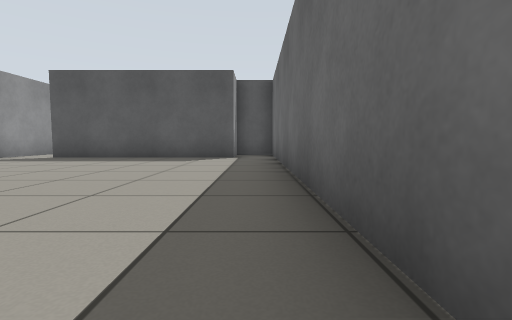
[1] (above)

21 first-person views from a walk through a Gazebo world. The camera is 0.5 m above the floor, tilts 4° down and sees 85° across. The floor is counted in squares, 1 m on a side. Each view is taken from the middle of a square. On the plan, view 1 faces up. The plan holds only what a view shows up to about 9 squares ahead; the rest is blank.

[2]
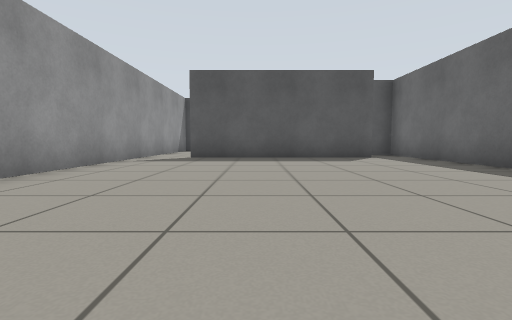

[3]
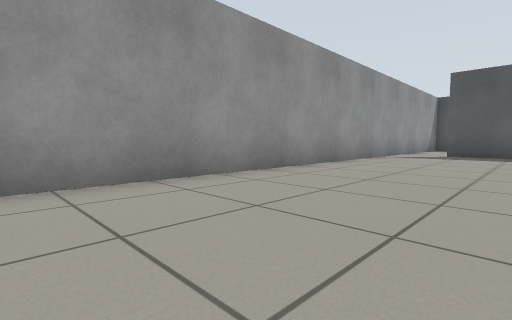

[4]
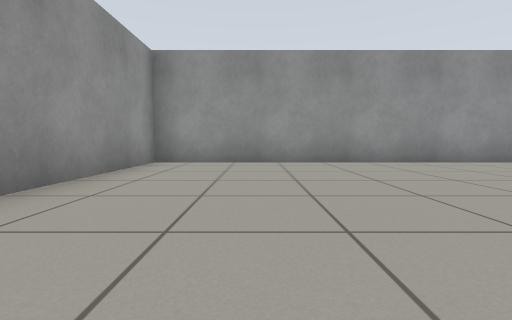

[5]
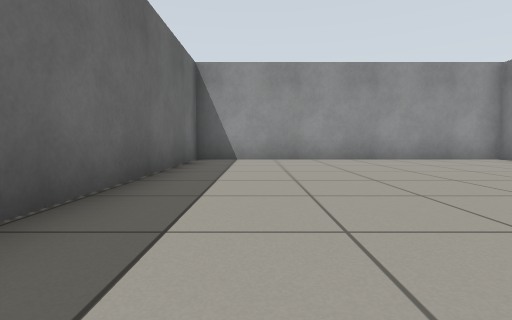

[6]
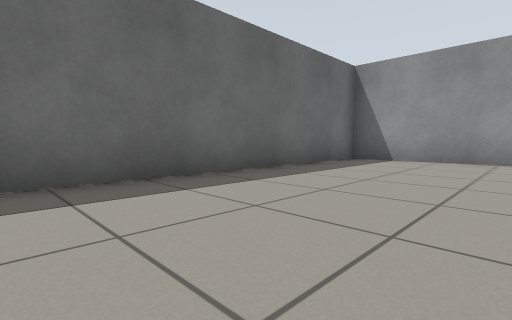

[7]
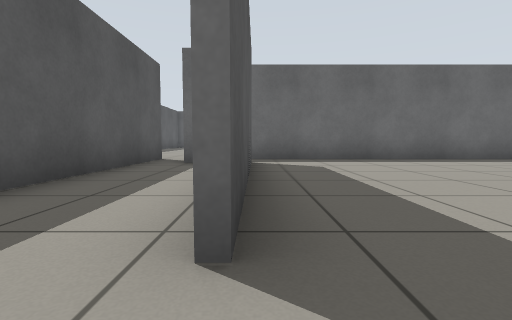

[8]
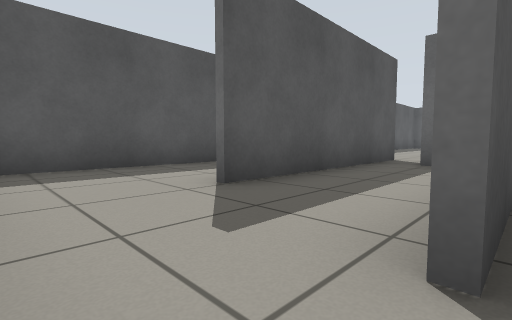

[9]
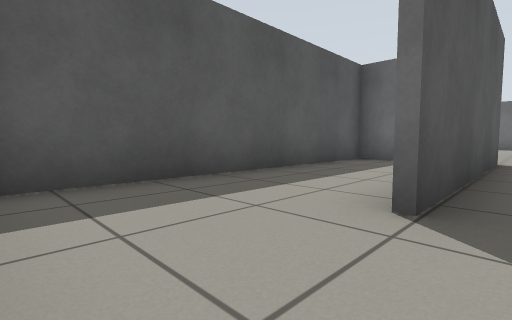

[10]
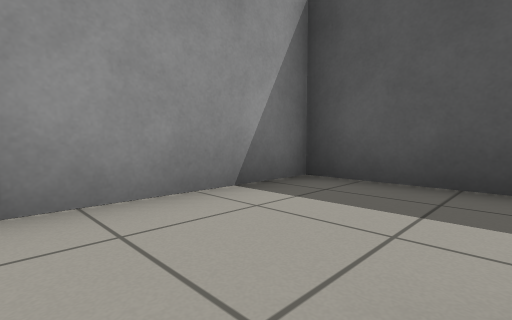

[11]
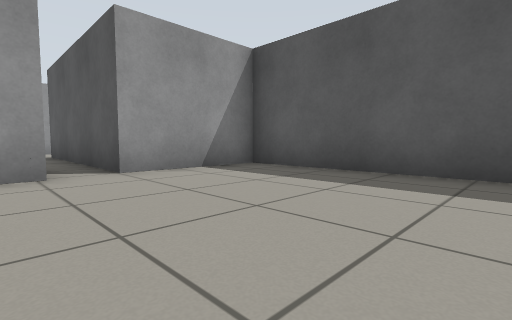

[12]
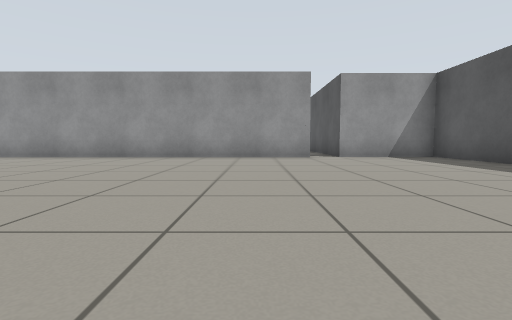

[13]
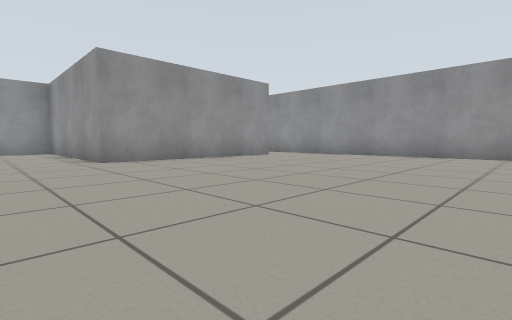

[14]
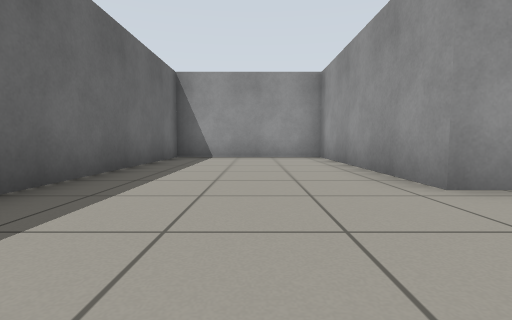

[15]
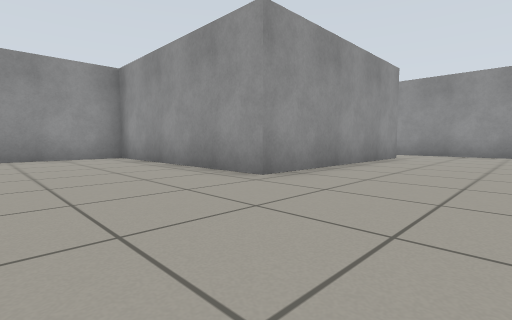

[16]
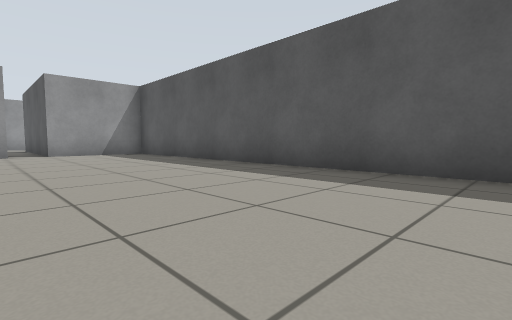

[17]
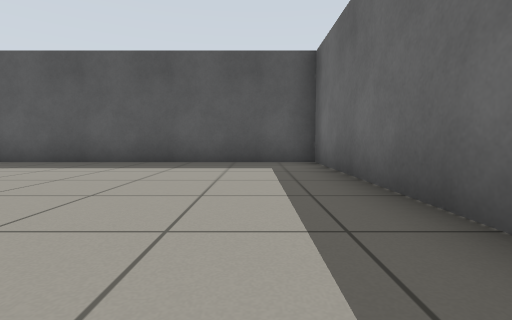

[18]
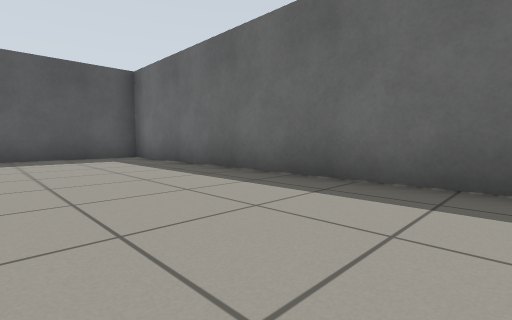

[19]
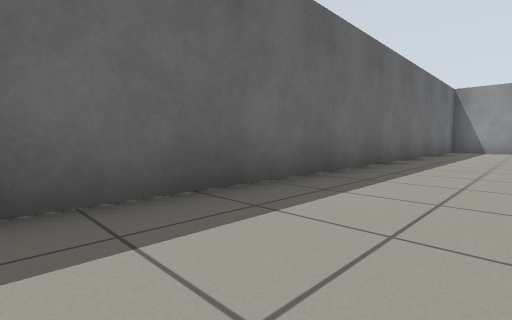

[20]
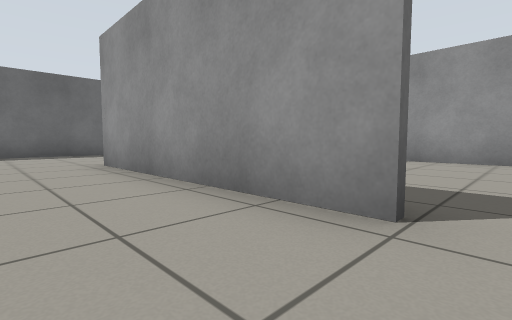

[21]
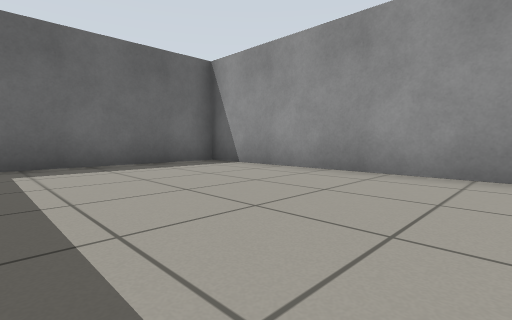

### Floor plan
Ten units are one square. View 1 is at (0, 0); x grows to the right and y downward. Boxes are objects, and circles mark ways between rooms. Rooms are numbered by the first view taken in them; rooms with no view inside come last. Other rooms are left out.
<svg viewBox="-78 -139 206 208">
<path fill="none" stroke="#000" d="M-73 -74 -73 63 6 63 6 -91M-6 -89 -6 -81 -60 -81M5 -105 -50 -105M4 -124 4 -134 -73 -134 -73 -74M25 8 81 8 81 64M7 -96 7 6M81 63 123 63 123 -134 5 -134 5 -105M21 63 81 63M79 64 79 23"/>
<circle cx="-65" cy="-80" r="3" fill="#2a7"/>
<circle cx="0" cy="-100" r="3" fill="#2a7"/>
<circle cx="20" cy="10" r="3" fill="#2a7"/>
<text x="-30" y="-10">1</text>
<text x="-50" y="-110">2</text>
<text x="70" y="-50">3</text>
<text x="40" y="40">4</text>
</svg>
Room 1 opens to room 2. Room 2 opens to room 3. Room 3 opens to room 4.

Where each view was taken, in squares from view 1:
view 1: 0 up, 0 right, facing up
view 2: 0 up, 4 left, facing up
view 3: 2 down, 4 left, facing up-left
view 4: 4 down, 1 left, facing left
view 5: 1 up, 1 left, facing down
view 6: 1 up, 3 left, facing down-right
view 7: 8 up, 7 left, facing right
view 8: 8 up, 7 left, facing up-right
view 9: 10 up, 7 left, facing up-right
view 10: 10 up, 5 left, facing up-left
view 11: 9 up, 5 right, facing up-left
view 12: 8 up, 9 right, facing left
view 13: 6 up, 10 right, facing down-left
view 14: 2 up, 10 right, facing down
view 15: 2 up, 11 right, facing down-left
view 16: 9 up, 11 right, facing up-left
view 17: 7 up, 11 right, facing up
view 18: 5 up, 9 right, facing up-right
view 19: 7 up, 10 right, facing down-right
view 20: 1 up, 2 right, facing down-right
view 21: 2 down, 2 right, facing down-right
